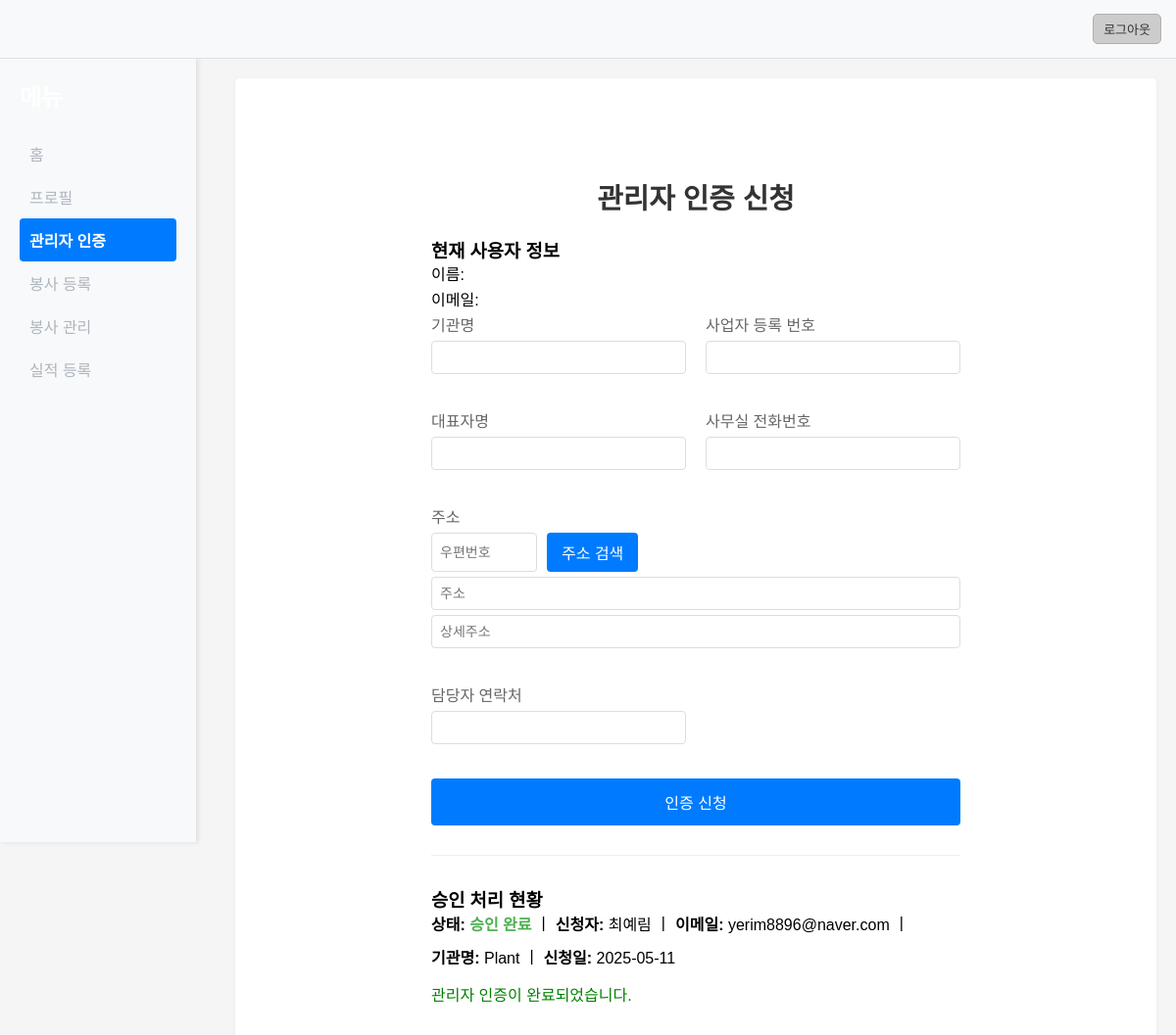
Page /admin-verification (signed in) on the earlier database version.
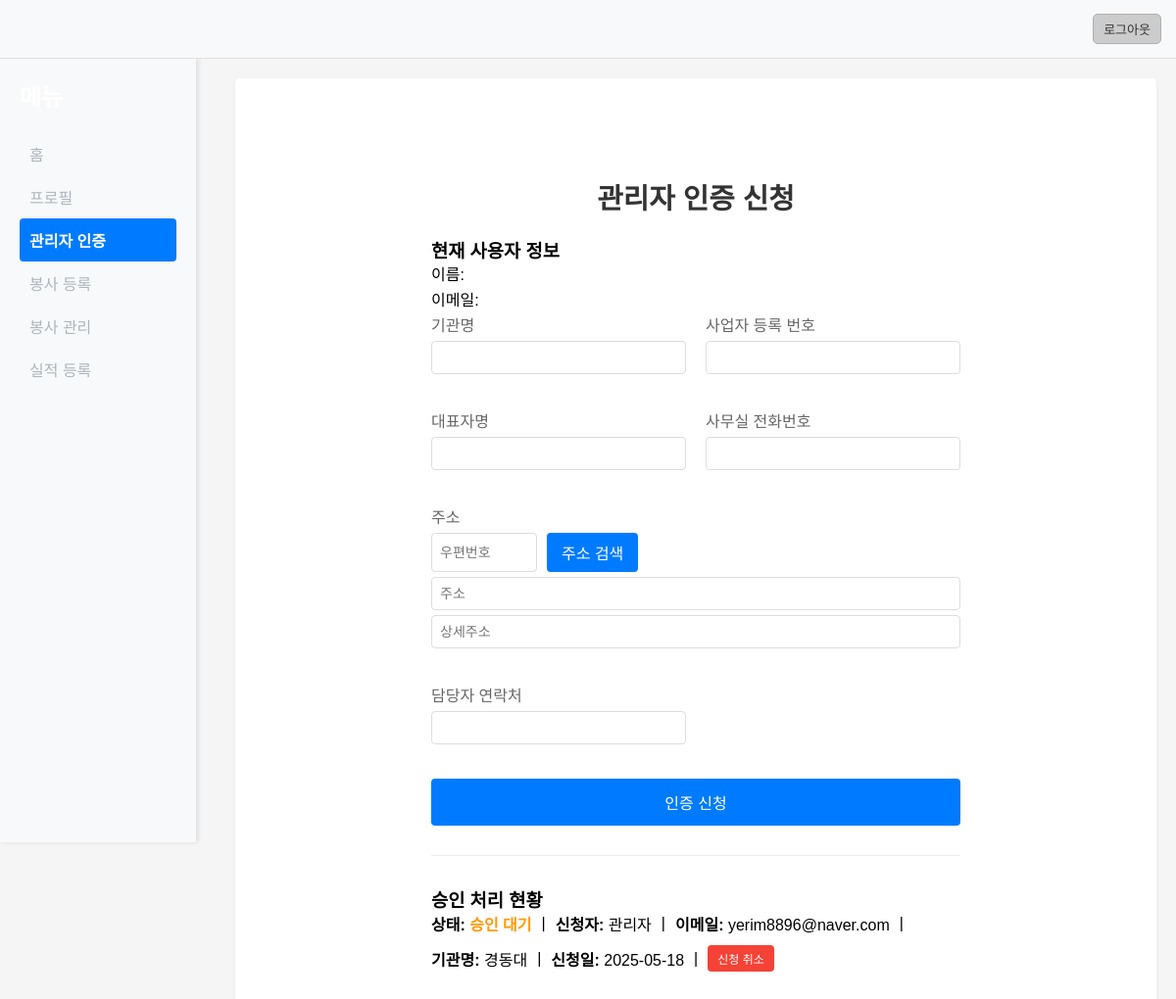
Same page on the later database version.
### tables this page shows
CREATE TABLE admin_verifications (
                id INTEGER PRIMARY KEY AUTOINCREMENT,
                user_id INTEGER NOT NULL,
                organization TEXT NOT NULL,
                representative TEXT NOT NULL,
                business_number TEXT NOT NULL,
                office_phone TEXT NOT NULL,
                address TEXT NOT NULL,
                manager_phone TEXT NOT NULL,
                status TEXT DEFAULT 'pending', /* pending, approved, rejected */
                rejection_reason TEXT, /* 반려 사유 추가 */
                created_at TIMESTAMP DEFAULT CURRENT_TIMESTAMP,
                FOREIGN KEY (user_id) REFERENCES users (id)
            );

CREATE TABLE users (
                id INTEGER PRIMARY KEY AUTOINCREMENT,
                name TEXT NOT NULL,
                email TEXT UNIQUE NOT NULL,
                password TEXT NOT NULL,
                created_at TIMESTAMP DEFAULT CURRENT_TIMESTAMP
            );

### app.py (the view)
@app.route('/admin-verification')
@login_required
def admin_verification():
    current_user = get_user_from_session()
    if not current_user:
        flash("사용자 정보를 불러올 수 없습니다. 다시 로그인 해주세요.", "error")
        return redirect(url_for('login_page'))
    conn = None
    verification = None
    try:
        logger.debug(f"Fetching admin verification status for user_id: {current_user['id']}")
        conn = sqlite3.connect(USERS_DB_PATH)
        conn.row_factory = sqlite3.Row
        cursor = conn.cursor()
        cursor.execute("SELECT id, organization, status, created_at, rejection_reason FROM admin_verifications WHERE user_id = ? ORDER BY created_at DESC LIMIT 1", (current_user['id'],))
        verification = cursor.fetchone()
        if verification:
             logger.debug(f"Found verification record for user {current_user['id']}: ID={verification['id']}, Status={verification['status']}")
        else:
             logger.debug(f"No verification record found for user {current_user['id']}.")
    except sqlite3.Error as e:
        logger.error(f"Database error fetching verification data for user {current_user['id']}: {str(e)}", exc_info=True)
        verification = None
    except Exception as e:
        logger.error(f"Server error fetching verification data for user {current_user['id']}: {str(e)}", exc_info=True)
        verification = None
    finally:
        if conn:
            conn.close()
    return render_template('admin_verification.html', verification=verification, current_user=current_user, user=current_user, page_type='admin_verification')

### app.py (called while the page is built)
def login_required(f):
    @wraps(f)
    def decorated_function(*args, **kwargs):
        if 'user_id' not in session:
            return redirect(url_for('login_page', next=request.url))
        return f(*args, **kwargs)
    return decorated_function

@app.after_request
def after_request(response):
    response.headers.add('ngrok-skip-browser-warning', 'true')
    response.headers.add('Access-Control-Allow-Origin', '*')
    response.headers.add('Access-Control-Allow-Headers', 'Content-Type,Authorization')
    response.headers.add('Access-Control-Allow-Methods', 'GET,PUT,POST,DELETE,OPTIONS')
    return response

### templates/admin_verification.html (shortened to what this page needs)
<!DOCTYPE html>
<html lang="ko">
  <head>
    <link
      rel="stylesheet"
      href="{{ url_for('static', filename='css/style.css') }}"
    />
  </head>
  <body class="admin-verification-page">
    <div class="main-container">
      <div class="user-info-container">
        <div class="user-info">
          <button id="logoutBtn" class="logout-btn">로그아웃</button>
        </div>
      </div>
      <div class="sidebar">
        <h2>메뉴</h2>
        <ul>
          <li><a href="{{ url_for('main_page') }}" {% if page_type == 'main' %}class="active"{% endif %}>홈</a></li>
          <li><a href="{{ url_for('profile_page') }}" {% if page_type == 'profile' %}class="active"{% endif %}>프로필</a></li>
          {% if current_user and current_user.email == 'admin@test.com' %}
            <li><a href="{{ url_for('approve_requests_page') }}" {% if page_type == 'approve_requests' %}class="active"{% endif %}>관리자 승인</a></li>
            <li><a href="{{ url_for('demand_stats_page') }}" {% if page_type == 'demand_stats' %}class="active"{% endif %}>수요처 실적 현황</a></li>
          {% else %}
            <li><a href="{{ url_for('admin_verification') }}" {% if page_type == 'admin_verification' %}class="active"{% endif %}>관리자 인증</a></li>
            <li><a href="{{ url_for('register_volunteer_page') }}" {% if page_type == 'register_volunteer' %}class="active"{% endif %}>봉사 등록</a></li>
            <li><a href="{{ url_for('manage_volunteers_page') }}" {% if page_type == 'manage_volunteers' %}class="active"{% endif %}>봉사 관리</a></li>
            <li><a href="{{ url_for('record_performance_page') }}" {% if page_type == 'record_performance' %}class="active"{% endif %}>실적 등록</a></li>
          {% endif %}
        </ul>
      </div>
      <div class="main-content">
        <div class="admin-verification-container">
          <h2>관리자 인증 신청</h2>
          <div class="current-user-info">
            <h3>현재 사용자 정보</h3>
            <p>이름: </p>
            <p>이메일: </p>
          </div>
          <form id="adminVerificationForm">
            <div class="form-row">
              <div class="form-group">
                <label for="organization">기관명</label>
                <input
                  type="text"
                  id="organization"
                  name="organization"
                  required
                />
              </div>
              <div class="form-group">
                <label for="businessNumber">사업자 등록 번호</label>
                <input
                  type="text"
                  id="businessNumber"
                  name="businessNumber"
                  required
                />
              </div>
            </div>
            <div class="form-row">
              <div class="form-group">
                <label for="representative">대표자명</label>
                <input
                  type="text"
                  id="representative"
                  name="representative"
                  required
                />
              </div>
              <div class="form-group">
                <label for="officePhone">사무실 전화번호</label>
                <input
                  type="text"
                  id="officePhone"
                  name="officePhone"
                  required
                />
              </div>
            </div>
            <div class="form-row">
              <div class="form-group" style="flex-basis: 100%">
                <label>주소</label>
                <div style="display: flex; gap: 10px; margin-bottom: 5px">
                  <input
                    type="text"
                    id="postcode"
                    name="postcode"
                    placeholder="우편번호"
                    readonly
                    style="flex-basis: 20%"
                  />
                  <button
                    type="button"
                    class="btn"
                    onclick="execDaumPostcodeAdmin()"
                    style="flex-basis: auto; width: auto; padding: 8px 15px"
                  >
                    주소 검색
                  </button>
                </div>
                <input
                  type="text"
                  id="address"
                  name="address"
                  placeholder="주소"
                  readonly
                  style="margin-bottom: 5px"
                />
                <input
                  type="text"
                  id="address_detail"
                  name="address_detail"
                  placeholder="상세주소"
                />
              </div>
            </div>
            <div class="form-row">
              <div class="form-group">
                <label for="managerPhone">담당자 연락처</label>
                <input
                  type="text"
                  id="managerPhone"
                  name="managerPhone"
                  required
                />
              </div>
              <div class="form-group"></div>
            </div>
            <button type="submit" class="btn">인증 신청</button>
          </form>
          <div
            class="status-container"
            style="
              margin-top: 30px;
              border-top: 1px solid #eee;
              padding-top: 30px;
            "
          >
            <h3>승인 처리 현황</h3>
            {% if verification %}
            <div
              class="status-details"
              style="
                display: flex;
                align-items: center;
                gap: 10px;
                flex-wrap: wrap;
                margin-bottom: 15px;
              "
            >
              <span>
                <strong>상태:</strong>
                <span
                  class="status-value {% if verification.status == 'pending' %}status-pending {% elif verification.status == 'approved' %}status-approved {% elif verification.status == 'rejected' %}status-rejected {% endif %}"
                >
                  {% if verification.status %} {{ verification.status |
                  replace('pending', '승인 대기') | replace('approved', '승인
                  완료') | replace('rejected', '반려') }} {% else %} - {% endif
                  %}
                </span>
              </span>
              <span>|</span>
              <span>
                <strong>신청자:</strong>
                <span class="status-value">
                  {{ user.name if user else '-' }}
                </span>
              </span>
              <span>|</span>
              <span>
                <strong>이메일:</strong>
                <span class="status-value">
                  {{ user.email if user else '-' }}
                </span>
              </span>
              <span>|</span>
              <span>
                <strong>기관명:</strong>
                <span class="status-value">
                  {{ verification.organization if verification.organization else
                  '-' }}
                </span>
              </span>
              <span>|</span>
              <span>
                <strong>신청일:</strong>
                <span class="status-value">
                  {% if verification.created_at %} {{
                  verification.created_at[:10] }} {% else %} - {% endif %}
                </span>
              </span>
               {% if
              verification.status == 'pending' %}
              <span>|</span>
              <span>
                <button
                  id="cancelButton"
                  class="cancel-button"
                  style="
                    background-color: #f44336;
                    color: white;
                    padding: 5px 10px;
                    border: none;
                    border-radius: 4px;
                    cursor: pointer;
                    font-size: 12px;
                    transition: background-color 0.3s ease;
                    /* vertical-align 제거 또는 조정 */
                  "
                >
                  신청 취소
                </button>
              </span>
              {% endif %}
            </div>
             {% if
            verification.status == 'approved' %}
            <p style="color: green; margin-top: 10px; text-align: left">
              관리자 인증이 완료되었습니다.
            </p>
            {% elif verification.status == 'rejected' %}
            <p style="color: red; margin-top: 10px; text-align: left">
              관리자 인증이 반려되었습니다. 다시 신청해주세요.
            </p>
            {% endif %} {% endif %}
          </div>
        </div>
      </div>
    </div>
  </body>
</html>

### static/css/style.css (style rules this page uses)
* { margin: 0; padding: 0; box-sizing: border-box; }
body { font-family: Arial, sans-serif; background-color: #f5f5f5; margin: 0; padding: 20px; display: flex; justify-content: center; align-items: center; min-height: 100vh; }
h2 { text-align: center; color: #333; margin-bottom: 30px; }
.form-group { margin-bottom: 20px; }
.form-group label { display: block; margin-bottom: 5px; color: #666; }
.form-group input { width: 100%; padding: 8px; border: 1px solid #ddd; border-radius: 4px; font-size: 14px; }
.btn { width: 100%; padding: 12px; background-color: #007bff; color: white; border: none; border-radius: 4px; font-size: 16px; cursor: pointer; transition: background-color 0.3s; text-align: center; }
.main-container { display: flex; }
.user-info-container { background-color: #f8f9fa; padding: 15px; border-bottom: 1px solid #e0e0e0; position: fixed; top: 0; left: 0; right: 0; z-index: 1000; height: 60px; display: flex; align-items: center; justify-content: flex-end; }
.user-info { display: flex; align-items: center; gap: 15px; }
.logout-btn { padding: 5px 10px; background: #cccccc; color: #333; border: 1px solid #b0b0b0; border-radius: 5px; cursor: pointer; transition: all 0.3s ease; font-size: 13px; }
.sidebar { width: 200px; background-color: #f8f9fa; padding: 20px; height: 100vh; box-shadow: 2px 0 5px rgba(0, 0, 0, 0.1); position: fixed; left: 0; top: 60px; }
.sidebar h2 { color: white; margin-bottom: 20px; text-align: left; }
.sidebar ul { list-style: none; padding: 0; }
.sidebar ul li a { color: #adb5bd; text-decoration: none; display: block; padding: 10px 0; transition: color 0.2s ease-in-out, background-color 0.2s ease-in-out; border-radius: 4px; padding-left: 10px; }
.sidebar ul li a.active { color: white; background-color: #007bff; font-weight: bold; }
.main-content { margin-left: 220px; padding: 100px 200px; flex-grow: 1; margin-top: 60px; width: calc(100% - 220px); background-color: #fff; box-shadow: 0 2px 5px rgba(0, 0, 0, 0.05); border-radius: 5px; }
.main-content h2 { font-size: 1.8em; margin-bottom: 20px; }
.main-content p { font-size: 1em; line-height: 1.6; }
.form-row { display: flex; gap: 20px; margin-bottom: 15px; }
.form-group { flex: 1; }
.status-pending { color: #ff9800; font-weight: bold; }

Differences in the rows shown:
no longer on this page (row unchanged): admin_verifications: status "승인 완료", organization "Plant", created_at "2025-05-11"
added admin_verifications: status "승인 대기", organization "경동대", created_at "2025-05-18"
changed users "yerim8896@naver.com": name "최예림" → "관리자"
Other differences:
text no longer shown: "관리자 인증이 완료되었습니다."
text now shown: "| 신청 취소"
